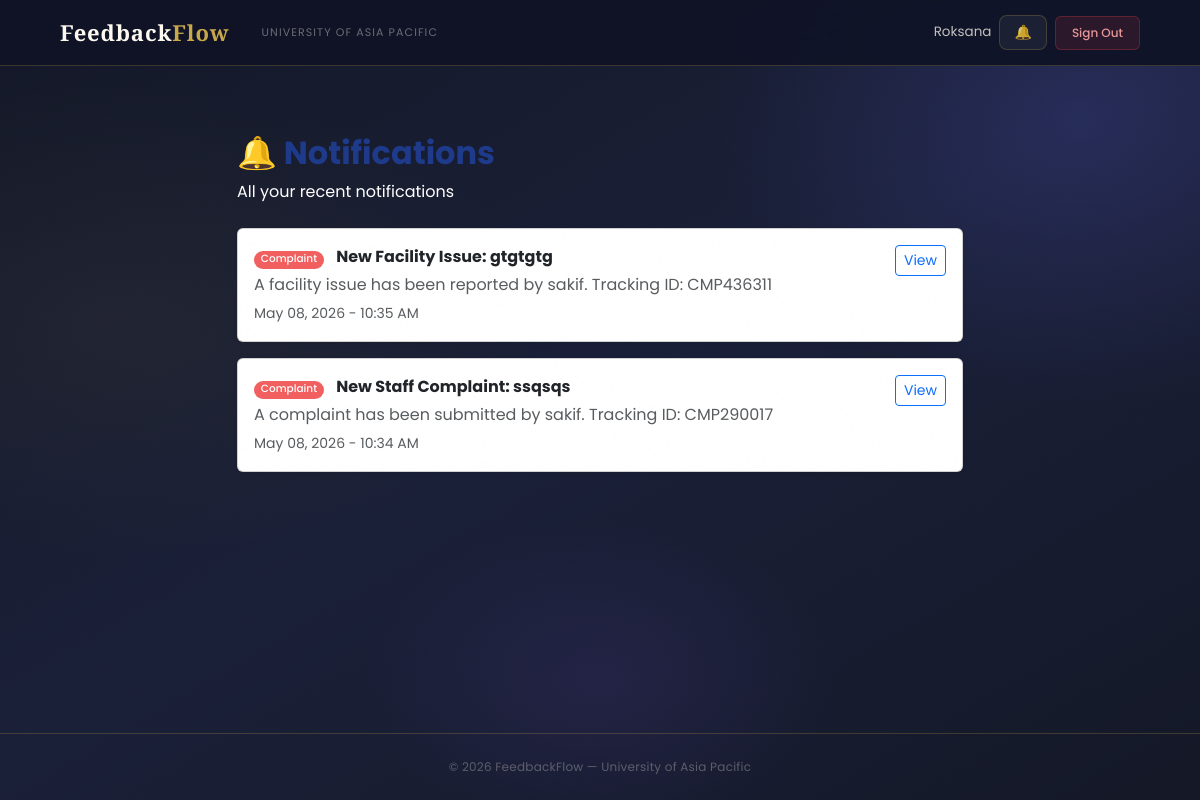
The page /notifications/ (signed in) on the database as committed earlier.
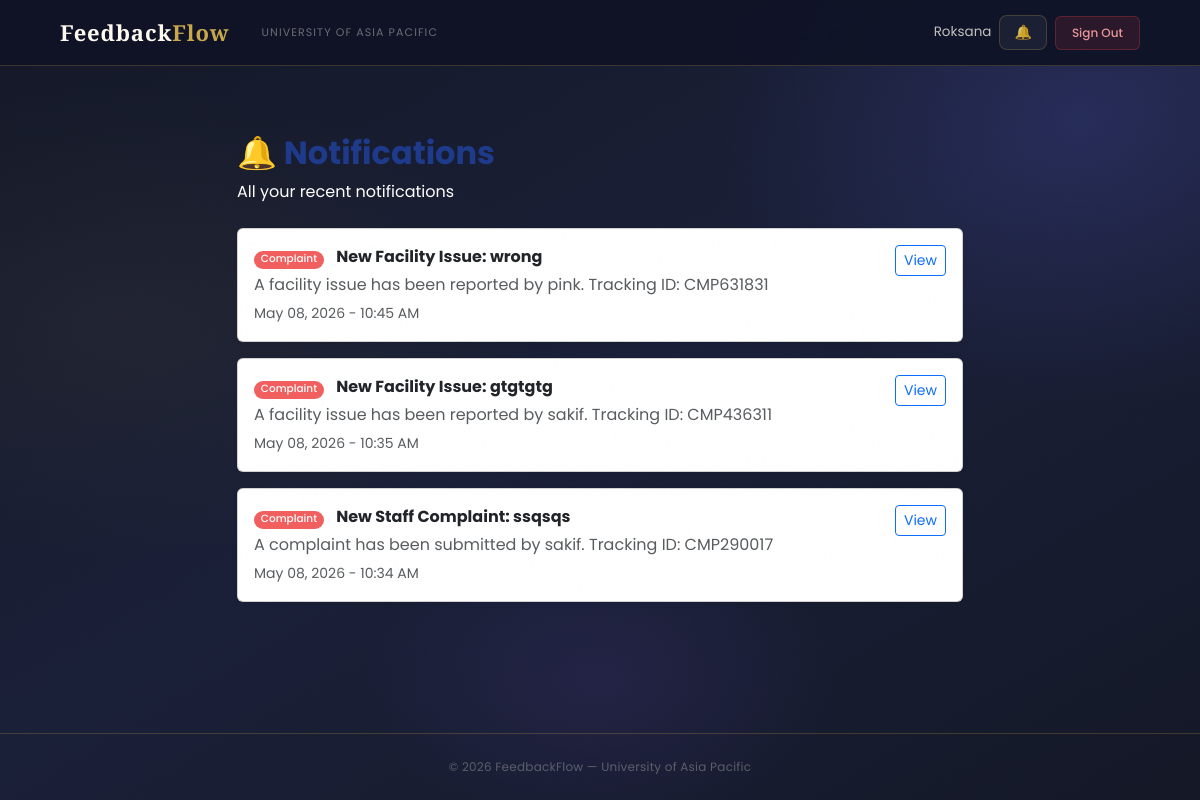
The same page on the database as committed later.
### users/models.py (models this page shows, shortened)
class Notification(models.Model):
    NOTIFICATION_TYPES = [
        ('complaint', 'Complaint'),
        ('appointment', 'Appointment'),
        ('update', 'Complaint Update'),
    ]
    recipient         = models.ForeignKey('User', on_delete=models.CASCADE, related_name='notifications')
    title             = models.CharField(max_length=200)
    message           = models.TextField()
    notification_type = models.CharField(max_length=20, choices=NOTIFICATION_TYPES)
    link              = models.CharField(max_length=200, blank=True, null=True)
    is_read           = models.BooleanField(default=False)
    created_at        = models.DateTimeField(auto_now_add=True)
    class Meta:
        ordering = ['-created_at']

### users/views.py (the view)
# urls.py: path('notifications/', views.notifications_view, name='notifications'),
@login_required
def notifications_view(request):
    notifications = Notification.objects.filter(
        recipient=request.user
    ).order_by('-created_at')
    notifications.filter(is_read=False).update(is_read=True)
    return render(request, 'users/notifications.html', {
        'notifications': notifications,
        'page_title': 'Notifications',
    })

### users/context_processors.py (called while the page is built)
def notifications_count(request):
    if request.user.is_authenticated:
        from users.models import Notification
        count = Notification.objects.filter(
            recipient=request.user,
            is_read=False
        ).count()
        return {'unread_notifications_count': count}
    return {'unread_notifications_count': 0}

### users/models.py (called while the page is built)
    def get_short_name(self):
        return self.full_name.split()[0] if self.full_name else self.email

### users/templates/users/notifications.html (shortened to what this page needs)
{% extends 'users/base.html' %}
{% block content %}
<div class="container py-5" style="max-width: 750px;">
    <div class="mb-4">
        <h2 class="fw-bold" style="color:#1e3a8a;">🔔 Notifications</h2>
        <p class="text-white">All your recent notifications</p>
    </div>
    {% if notifications %}
        {% for notif in notifications %}
        <div class="card mb-3 shadow-sm {% if not notif.is_read %}border-primary{% endif %}">
            <div class="card-body d-flex justify-content-between align-items-start">
                <div>
                    {% if notif.notification_type == 'complaint' %}
                        <span class="badge bg-danger me-2">Complaint</span>
                    {% elif notif.notification_type == 'appointment' %}
                        <span class="badge bg-primary me-2">Appointment</span>
                    {% else %}
                        <span class="badge bg-success me-2">Update</span>
                    {% endif %}
                    <strong>{{ notif.title }}</strong>
                    <p class="text-muted mb-1 mt-1">{{ notif.message }}</p>
                    <small class="text-muted">{{ notif.created_at|date:"M d, Y - h:i A" }}</small>
                </div>
                {% if notif.link %}
                <a href="{% url 'mark_notification_read' notif.id %}" class="btn btn-sm btn-outline-primary ms-3">
                    View
                </a>
                {% endif %}
            </div>
        </div>
        {% endfor %}
    {% else %}
        <div class="text-center py-5">
            <p style="font-size: 60px;">🔔</p>
            <h5 class="text-muted">No notifications yet</h5>
            <p class="text-muted">You will be notified when something happens.</p>
        </div>
    {% endif %}
</div>
{% endblock %}

Rows that differ between the two databases and show on the page:
added Notification: notification_type "Complaint", title "New Facility Issue: wrong", message "A facility issue has been reported by pink. Tracking ID: CMP631831", created_at "May 08, 2026 - 10:45 AM", shows "View"
